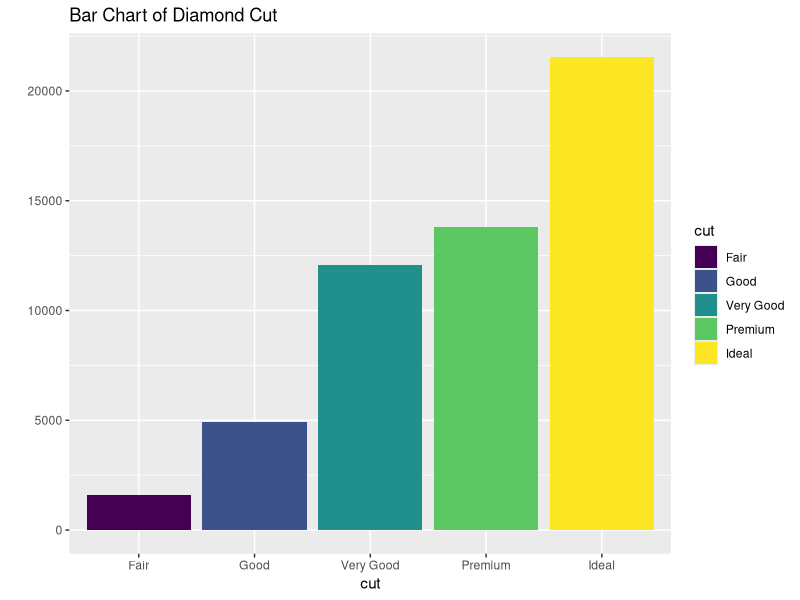
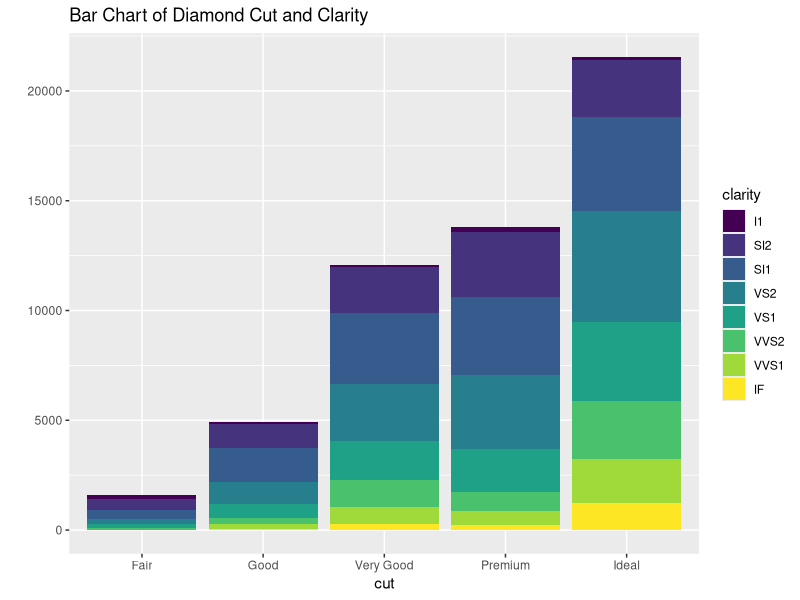
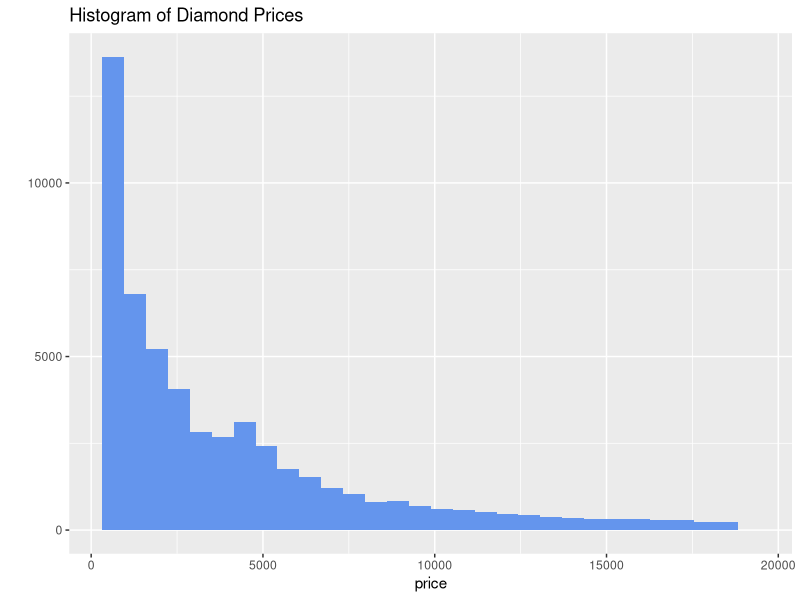
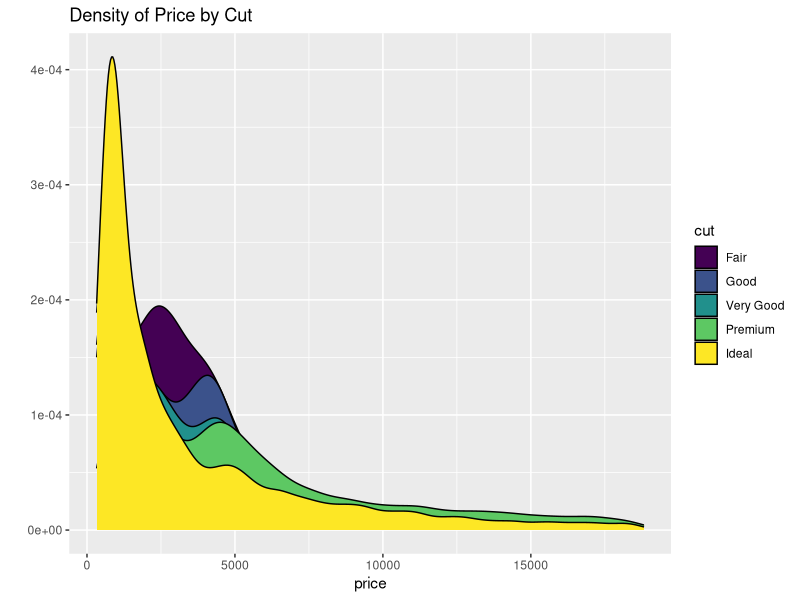
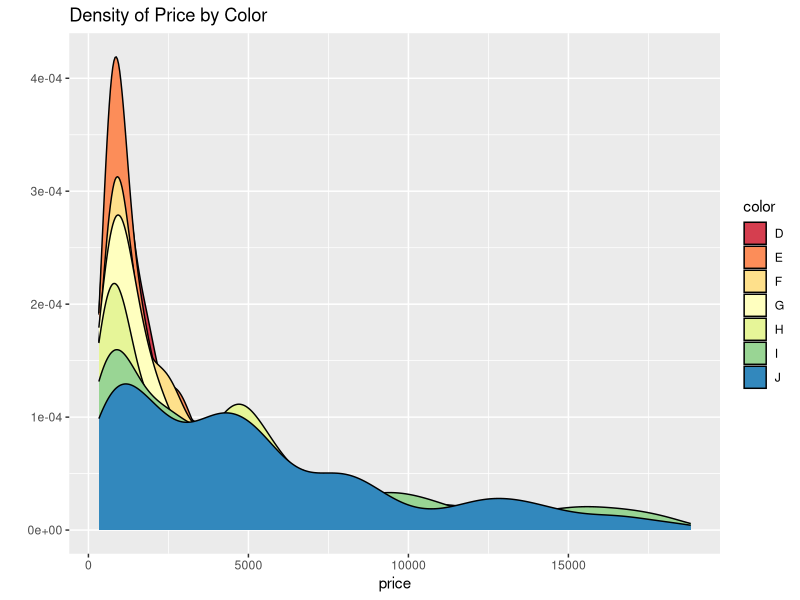
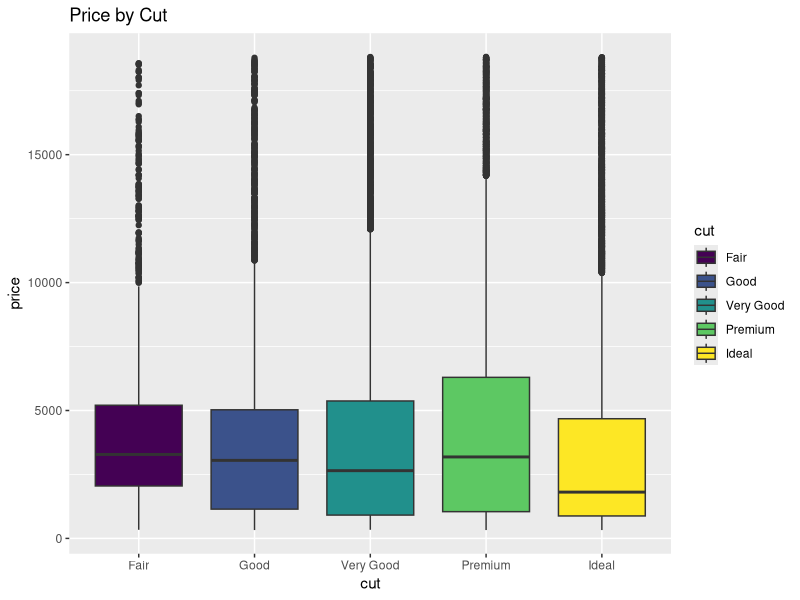
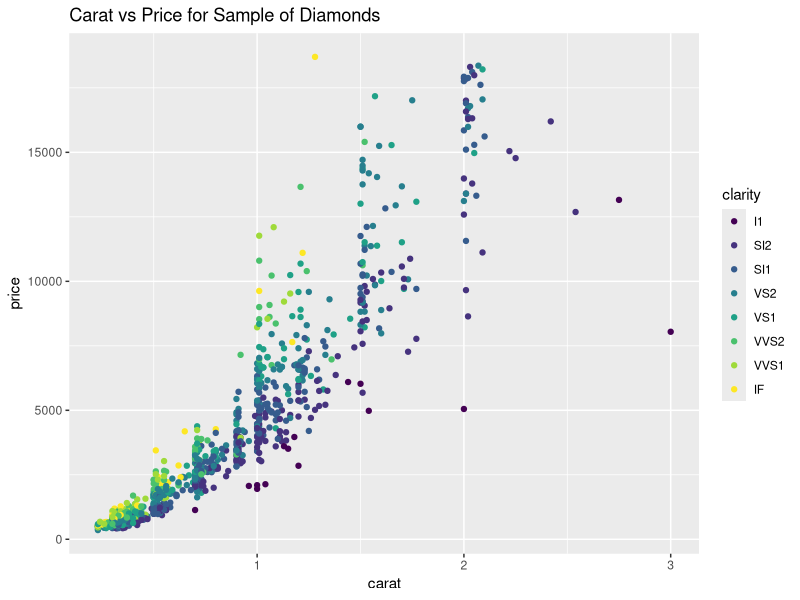
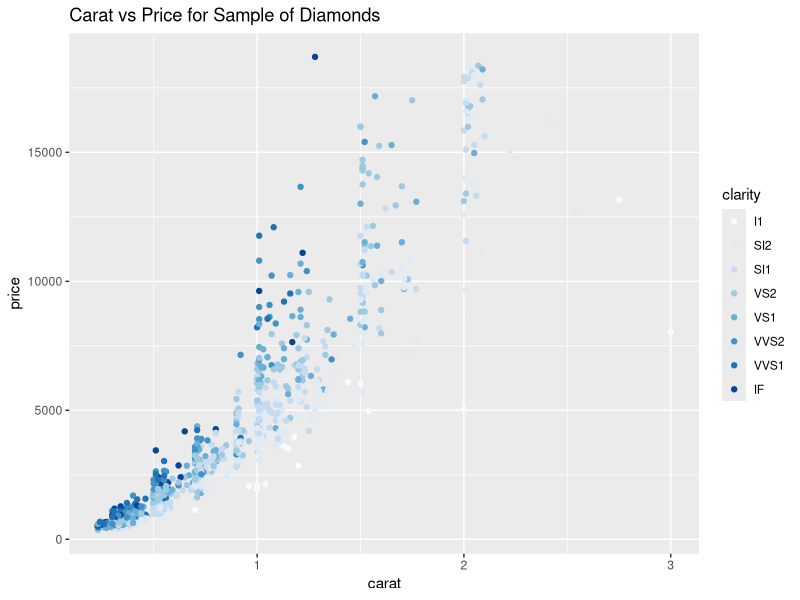

Here is the R script that generated these plots, in order:
##########################################################################################################
##       An Introduction to qplot() in the ggplot2 package        ########################################
##
## The ggplot2 package is an advanced graphics package that implements the grammar of graphics. There 
## are two main functions in the package.  The first is qplot().  This function is for making a quick 
## plot.  It tends to guess as to what you want and may not give you exackly what you want.  The function 
## ggplot() gives greater control of the plot at the cost of having to specify every detail.
##
## See "docs.ggplot2.org/current/" for more details
##
## Layers in ggplot2
## 1. Data
## 2. Geometric Object (geom)
## 3. Statistical Transformation (stat)
## 4. Scales
## 5. Coordinate System
#########################################################################################################

require(ggplot2)
require(RColorBrewer)  #Color palettes for plotting
str(diamonds)

#a bar chart
qplot(cut, data=diamonds, fill=cut, 
      main="Bar Chart of Diamond Cut")

#a stacked bar chart
qplot(cut, data=diamonds, fill=clarity, geom="bar", main="Bar Chart of Diamond Cut and Clarity")

#a first histogram, note fill sets the color inside the bar, colour sets the boundary color
qplot(price, data=diamonds, geom="histogram", main="Histogram of Diamond Prices", 
      fill=I("cornflowerblue"))

#try a density plot
qplot(price, data=diamonds, geom="density", fill=cut, main="Density of Price by Cut")

#a different density plot with colors changed
qplot(price, data=diamonds, geom="density", fill=color, main="Density of Price by Color") +
  scale_fill_brewer(palette="Spectral")

#box plot
qplot(cut, price, data=diamonds, geom="boxplot", fill=cut, main="Price by Cut")

#take a sample to make the scatter plot look better
set.seed(12345)
dsamp <- diamonds[sample(nrow(diamonds), 1000), ]

#do a scatter plot
(q1 <- qplot(carat, price, data=dsamp, colour=clarity, main="Carat vs Price for Sample of Diamonds"))
  
#now play with the color of the points
q1 + scale_colour_brewer()
q1 + scale_colour_brewer(palette="Paired")

#now try seperate regressions for each type of clarity
qplot(carat, price, data=dsamp, geom=c("point", "smooth"),
      method="lm", formula=y~poly(x, 2), colour=clarity,
      main="Regression of Price on Carat for each Clarity")

#multiple plots on the page
qplot(carat, price, data=dsamp, colour=clarity, facets=~cut)


#per request some time series
#first save airquality since we are going to manupulate it 
a1 <- airquality
a1$NewDate <- as.Date(paste(a1$Month,a1$Day,"1973", sep="/"), "%m/%d/%Y")
qplot(NewDate, Ozone, data=subset(a1, !is.na(Ozone)), geom="line", main="Ozone over Time")

#another example using economics data in ggplot2 package
qplot(date, unemploy, data=economics, geom="path", main="Unemployment over Time", ylab="Unemployment (Thousands)")

#example using a time series object
str(AirPassengers)
qplot(time(AirPassengers), AirPassengers, geom="line", main="Monthly International Airline Passengers")
